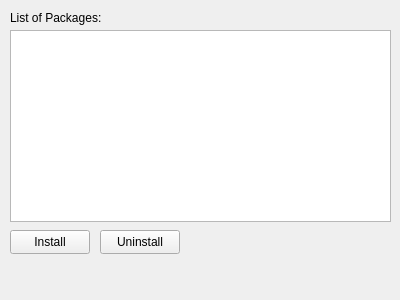
<?xml version="1.0" encoding="UTF-8"?>
<ui version="4.0">
 <class>PMManager</class>
 <widget class="QWidget" name="PMManager">
  <property name="geometry">
   <rect>
    <x>0</x>
    <y>0</y>
    <width>400</width>
    <height>300</height>
   </rect>
  </property>
  <property name="windowTitle">
   <string>Form</string>
  </property>
  <widget class="QListView" name="listView">
   <property name="geometry">
    <rect>
     <x>10</x>
     <y>30</y>
     <width>381</width>
     <height>192</height>
    </rect>
   </property>
  </widget>
  <widget class="QLabel" name="label">
   <property name="geometry">
    <rect>
     <x>10</x>
     <y>10</y>
     <width>111</width>
     <height>16</height>
    </rect>
   </property>
   <property name="text">
    <string>List of Packages:</string>
   </property>
  </widget>
  <widget class="QPushButton" name="uninstall">
   <property name="geometry">
    <rect>
     <x>100</x>
     <y>230</y>
     <width>80</width>
     <height>24</height>
    </rect>
   </property>
   <property name="text">
    <string>Uninstall</string>
   </property>
  </widget>
  <widget class="QPushButton" name="install">
   <property name="geometry">
    <rect>
     <x>10</x>
     <y>230</y>
     <width>80</width>
     <height>24</height>
    </rect>
   </property>
   <property name="text">
    <string>Install</string>
   </property>
  </widget>
 </widget>
 <resources/>
 <connections/>
</ui>
